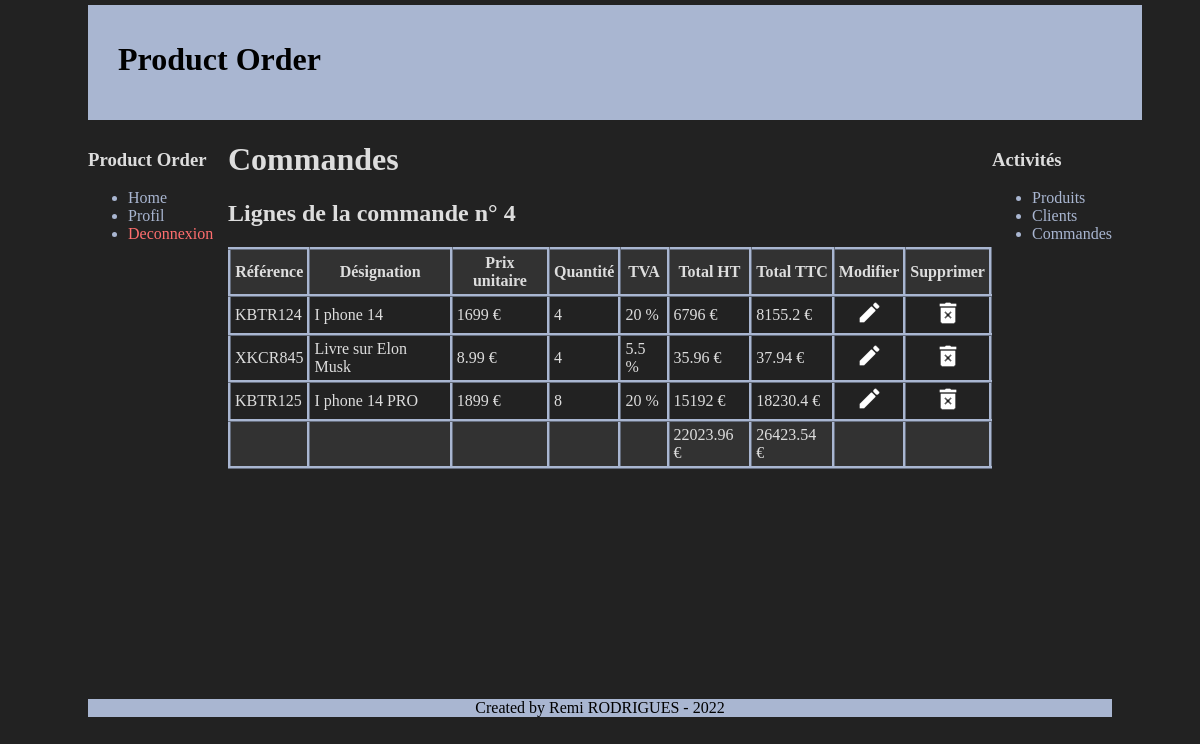
Screenshot of /order/detailOrder.php?id=4 (signed in) with the database file from the repository.
### tables this page shows
CREATE TABLE `order_lines` (
  `id` int(11) NOT NULL,
  `order_id` int(11) NOT NULL,
  `user_id` int(11) NOT NULL,
  `product_id` int(11) NOT NULL,
  `reference` varchar(10) NOT NULL,
  `designation` varchar(50) NOT NULL,
  `unit_price` float NOT NULL,
  `rate` float NOT NULL,
  `quantity` int(11) NOT NULL,
  `total_HT` float NOT NULL,
  `total_TTC` float NOT NULL,
  `add_date` datetime NOT NULL,
  `update_date` datetime NOT NULL,
  `deleted` tinyint(1) NOT NULL DEFAULT '0',
  `delete_date` datetime DEFAULT NULL
);

### order/detailOrder.php (the view, shortened to what this page needs)
<?php
require("../layout/htmlHead.php");
echo htmlHead("Lignes d'une Commande", "../style");
$orderId = intval($_GET["id"]);
?>
    <body>
        <?php include("../layout/header.php"); ?>
        <div id="menu">
            <div class="element_menu">
                <h3>Product Order</h3>
                <ul>
                    <li><a href="../home.php">Home</a></li>
                    <li><a href="../profil.php">Profil</a></li>
                    <li><a href="../deconnexion.php" class="deconnexion_btn">Deconnexion</a></li>
                </ul>
            </div>
        </div>
        <div id="menu_right">
            <div class="element_menu">
                <h3>Activités</h3>
                <ul>
                    <li><a href="../product/productList.php">Produits</a></li>
                    <li><a href="../customer/customerList.php">Clients</a></li>
                    <li><a href="orderList.php">Commandes</a></li>
                </ul>
            </div>
        </div>
        <div id="corps">
            <h1>Commandes</h1>
            <h2>Lignes de la commande n° <?= $orderId; ?></h2>
            <?php
            include("../utils/connexion_db.php");
            $orderLines = $bdd->prepare("
                SELECT OL.id, OL.reference, OL.designation, OL.unit_price, OL.rate, OL.quantity, OL.total_HT, OL.total_TTC
                FROM order_lines AS OL
                INNER JOIN orders ON orders.id = OL.order_id
                INNER JOIN users ON users.id = orders.user_id
                INNER JOIN companies ON companies.id = users.company_id
                WHERE OL.order_id = :order_id
                AND users.company_id = :company_id
                AND OL.deleted = 0;
            ");
            $orderLines->execute([
                "order_id"=> $orderId,
                "company_id"=> $_SESSION["company_id"],
            ]);
            $data = $orderLines->fetchAll();
            ?>
            <?php if ($data == false): ?>
                <?= "Vous n'êtes pas autorisé à accéder à cette commande ! <br/><br/>"; ?>
                <?= "Retournez sur la <a href='orderList.php'>page des commandes</a>.<br/>"; ?>
            <?php else: ?>
                <?php
                    $totalHT = 0;
                    $totalTTC = 0;
                    for ($i=0; $i < count($data); $i++) {
                        $totalHT += $data[$i]["total_HT"];
                        $totalTTC += $data[$i]["total_TTC"];
                    }
                ?>
                <table>
                    <thead>
                        <tr>
                            <th>Référence</th>
                            <th>Désignation</th>
                            <th>Prix unitaire</th>
                            <th>Quantité</th>
                            <th>TVA</th>
                            <th>Total HT</th>
                            <th>Total TTC</th>
                            <th>Modifier</th>
                            <th>Supprimer</th>
                        </tr>
                    </thead>
                    <tbody>
                        <?php for ($i=0; $i < count($data); $i++) :?>
                            <tr>
                                <td><?= $data[$i]["reference"]; ?></td>
                                <td><?= $data[$i]["designation"]; ?></td>
                                <td><?= round($data[$i]["unit_price"], 2); ?> €</td>
                                <td><?= $data[$i]["quantity"]; ?></td>
                                <td><?= $data[$i]["rate"]; ?> %</td>
                                <td><?= round($data[$i]["total_HT"], 2); ?> €</td>
                                <td><?= round($data[$i]["total_TTC"], 2); ?> €</td>
                                <td style="text-align:center;">
                                    <a href="updateOrderLine.php?id=<?= $data[$i]["id"]; ?>">
                                        <img src="../images/modifier.png" />
                                    </a>
                                </td>
                                <td style="text-align:center;">
                                    <a href="deleteOrderLine.php?id=<?= $data[$i]["id"]; ?>&order_id=<?= $orderId; ?>">
                                        <img src="../images/supprimer.png" />
                                    </a>
                                </td>
                            </tr>
                        <?php endfor;?>
                    </tbody>
                    <tfoot>
                        <tr>
                            <td></td>
                            <td></td>
                            <td></td>
                            <td></td>
                            <td></td>
                            <td><?= round($totalHT, 2); ?> €</td>
                            <td><?= round($totalTTC, 2); ?> €</td>
                            <td></td>
                            <td></td>
                        </tr>
                    </tfoot>
                </table>
            <?php endif; ?>
        </div>
        <?php include("../layout/footer.php"); ?>
    </body>
</html>

### style.css (style rules this page uses)
body { width: 1024px; margin: auto; margin-top: 5px; margin-bottom: 5px; background-color: #222; color: #ddd; }
#menu { float: left; width: 120px; margin-bottom: 10px; }
#menu_right { float: right; width: 120px; margin-bottom: 10px; }
#corps { margin-left: 140px; margin-bottom: 20px; }
a { text-decoration: none; color: rgb(169, 182, 209); }
ul { color: rgb(169, 182, 209); }
table, th, td { border: 3px ridge rgb(169, 182, 209); border-collapse: collapse; padding: 4px; }
thead, tfoot { background-color: rgb(50, 50, 50); }
.deconnexion_btn { color: rgb(255, 110, 110); }

### rows the page displays
order_lines: reference "KBTR124", designation "I phone 14", unit_price "1699", quantity "4", rate "20", total_HT "6796", total_TTC "8155.2"
order_lines: reference "XKCR845", designation "Livre sur Elon Musk", unit_price "8.99", quantity "4", rate "5.5", total_HT "35.96", total_TTC "37.94"
order_lines: reference "KBTR125", designation "I phone 14 PRO", unit_price "1899", quantity "8", rate "20", total_HT "15192", total_TTC "18230.4"

### other values shown
$orderId "4"
$totalHT "22023.96"
$totalTTC "26423.54"
